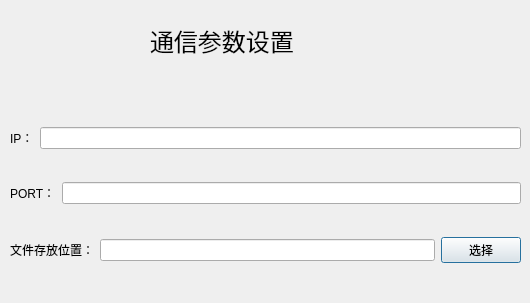
<?xml version="1.0" encoding="UTF-8"?>
<ui version="4.0">
 <class>Dialog_communication</class>
 <widget class="QDialog" name="Dialog_communication">
  <property name="geometry">
   <rect>
    <x>0</x>
    <y>0</y>
    <width>530</width>
    <height>303</height>
   </rect>
  </property>
  <property name="windowTitle">
   <string>Dialog</string>
  </property>
  <widget class="QLabel" name="label_4">
   <property name="geometry">
    <rect>
     <x>150</x>
     <y>10</y>
     <width>221</width>
     <height>61</height>
    </rect>
   </property>
   <property name="text">
    <string>&lt;html&gt;&lt;head/&gt;&lt;body&gt;&lt;p&gt;&lt;span style=&quot; font-size:18pt;&quot;&gt;通信参数设置&lt;/span&gt;&lt;/p&gt;&lt;/body&gt;&lt;/html&gt;</string>
   </property>
  </widget>
  <widget class="QWidget" name="">
   <property name="geometry">
    <rect>
     <x>10</x>
     <y>100</y>
     <width>511</width>
     <height>191</height>
    </rect>
   </property>
   <layout class="QVBoxLayout" name="verticalLayout">
    <item>
     <layout class="QHBoxLayout" name="horizontalLayout">
      <item>
       <widget class="QLabel" name="label">
        <property name="text">
         <string>IP：</string>
        </property>
       </widget>
      </item>
      <item>
       <widget class="QLineEdit" name="lineEdit"/>
      </item>
     </layout>
    </item>
    <item>
     <layout class="QHBoxLayout" name="horizontalLayout_2">
      <item>
       <widget class="QLabel" name="label_2">
        <property name="text">
         <string>PORT：</string>
        </property>
       </widget>
      </item>
      <item>
       <widget class="QLineEdit" name="lineEdit_2"/>
      </item>
     </layout>
    </item>
    <item>
     <layout class="QHBoxLayout" name="horizontalLayout_3">
      <item>
       <widget class="QLabel" name="label_3">
        <property name="text">
         <string>文件存放位置：</string>
        </property>
       </widget>
      </item>
      <item>
       <widget class="QLineEdit" name="lineEdit_3"/>
      </item>
      <item>
       <widget class="QPushButton" name="pushButton">
        <property name="text">
         <string>选择</string>
        </property>
       </widget>
      </item>
     </layout>
    </item>
   </layout>
  </widget>
 </widget>
 <resources/>
 <connections/>
</ui>
